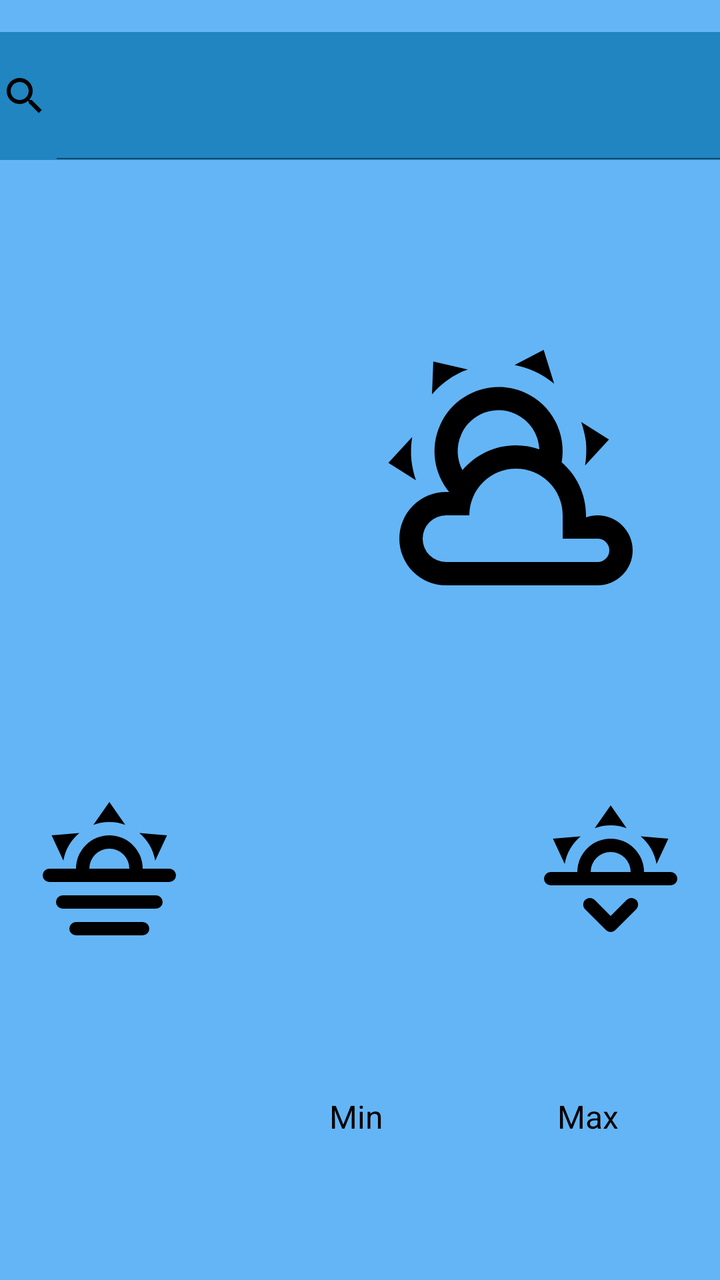
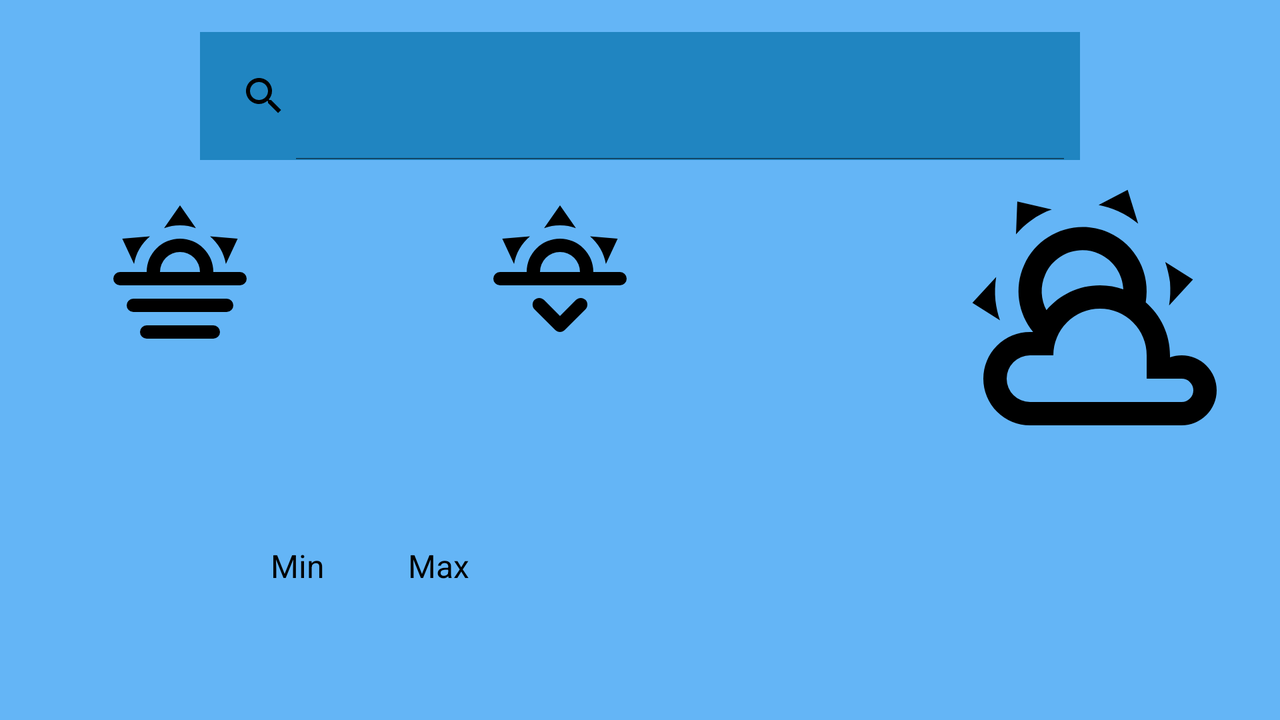

First picture: res/layout/ on a phone held upright. Second picture: the repository's own variant of that layout, on a device whose configuration matches the variant's folder. Source for both follows.
<!-- AndroidManifest.xml: application theme Theme.Pogodynka -->
<!-- res/layout/fragment_normal.xml -->
<?xml version="1.0" encoding="utf-8"?>
<androidx.constraintlayout.widget.ConstraintLayout xmlns:android="http://schemas.android.com/apk/res/android"
    xmlns:app="http://schemas.android.com/apk/res-auto"
    xmlns:tools="http://schemas.android.com/tools"
    android:layout_width="match_parent"
    android:layout_height="match_parent"
    android:background="#64b5f6">

    <ImageView
        android:id="@+id/imageView4"
        android:layout_width="80dp"
        android:layout_height="80dp"
        android:layout_marginStart="156dp"
        android:layout_marginBottom="20dp"
        app:layout_constraintBottom_toTopOf="@+id/textView5"
        app:layout_constraintEnd_toEndOf="parent"
        app:layout_constraintStart_toEndOf="@+id/imageView3"
        app:layout_constraintTop_toBottomOf="@+id/textViewDesc"
        tools:srcCompat="@drawable/ic_sunset_down" />

    <ImageView
        android:id="@+id/imageView3"
        android:layout_width="80dp"
        android:layout_height="80dp"
        android:layout_marginBottom="20dp"
        app:layout_constraintBottom_toTopOf="@+id/imageView2"
        app:layout_constraintEnd_toStartOf="@+id/imageView4"
        app:layout_constraintStart_toStartOf="parent"
        app:layout_constraintTop_toBottomOf="@+id/textViewDesc"
        tools:srcCompat="@drawable/ic_sunset" />

    <TextView
        android:id="@+id/textViewDate"
        android:layout_width="wrap_content"
        android:layout_height="wrap_content"
        android:layout_marginTop="100dp"
        android:layout_marginEnd="100dp"
        android:textColor="@android:color/black"
        android:textSize="18dp"
        app:layout_constraintEnd_toStartOf="@+id/textViewHour"
        app:layout_constraintStart_toStartOf="parent"
        app:layout_constraintTop_toTopOf="parent" />

    <TextView
        android:id="@+id/textViewHour"
        android:layout_width="wrap_content"
        android:layout_height="wrap_content"
        android:layout_marginStart="100dp"
        android:layout_marginTop="100dp"
        android:textColor="@android:color/black"
        android:textSize="18dp"
        app:layout_constraintEnd_toEndOf="parent"
        app:layout_constraintStart_toEndOf="@+id/textViewDate"
        app:layout_constraintTop_toTopOf="parent" />

    <TextView
        android:id="@+id/temperature"
        android:layout_width="wrap_content"
        android:layout_height="wrap_content"
        android:textColor="@android:color/black"
        android:textSize="62dp"
        app:layout_constraintBottom_toBottomOf="@+id/imageViewMainImage"
        app:layout_constraintEnd_toStartOf="@+id/imageViewMainImage"
        app:layout_constraintStart_toStartOf="parent"
        app:layout_constraintTop_toTopOf="@+id/imageViewMainImage" />

    <TextView
        android:id="@+id/textViewPress"
        android:layout_width="wrap_content"
        android:layout_height="wrap_content"
        android:layout_marginTop="8dp"
        android:textColor="@android:color/black"
        android:textSize="36dp"
        app:layout_constraintBottom_toBottomOf="@+id/textViewDesc"
        app:layout_constraintEnd_toStartOf="@+id/imageViewMainImage"
        app:layout_constraintStart_toStartOf="parent"
        app:layout_constraintTop_toBottomOf="@+id/temperature" />

    <TextView
        android:id="@+id/textViewDateSunup"
        android:layout_width="wrap_content"
        android:layout_height="wrap_content"
        android:layout_marginTop="8dp"
        android:textColor="@android:color/black"
        android:textSize="18dp"
        app:layout_constraintEnd_toEndOf="@+id/imageView3"
        app:layout_constraintStart_toStartOf="@+id/imageView3"
        app:layout_constraintTop_toBottomOf="@+id/imageView3" />

    <TextView
        android:id="@+id/textViewDateSundown"
        android:layout_width="wrap_content"
        android:layout_height="wrap_content"
        android:layout_marginTop="8dp"
        android:textColor="@android:color/black"
        android:textSize="18dp"
        app:layout_constraintEnd_toEndOf="@+id/imageView4"
        app:layout_constraintStart_toStartOf="@+id/imageView4"
        app:layout_constraintTop_toBottomOf="@+id/imageView4" />

    <ImageView
        android:id="@+id/imageViewMainImage"
        android:layout_width="140dp"
        android:layout_height="140dp"
        android:layout_marginTop="40dp"
        android:layout_marginEnd="32dp"
        app:layout_constraintEnd_toEndOf="parent"
        app:layout_constraintTop_toBottomOf="@+id/textViewHour"
        tools:srcCompat="@drawable/ic_sun_cloud" />

    <SearchView
        android:id="@+id/searchViewCity"
        style="@style/SearchViewStyle"
        android:layout_width="400dp"
        android:layout_height="64dp"
        android:layout_marginTop="16dp"
        android:background="#2085c1"
        android:orientation="horizontal"
        android:textAlignment="center"
        android:theme="@style/AppSearchView"
        app:layout_constraintEnd_toEndOf="parent"
        app:layout_constraintStart_toStartOf="parent"
        app:layout_constraintTop_toTopOf="parent" />

    <TextView
        android:id="@+id/textViewDesc"
        android:layout_width="180dp"
        android:layout_height="wrap_content"
        android:layout_marginTop="8dp"
        android:textAlignment="center"
        android:textColor="#000000"
        android:textSize="24dp"
        app:layout_constraintEnd_toEndOf="@+id/imageViewMainImage"
        app:layout_constraintStart_toStartOf="@+id/imageViewMainImage"
        app:layout_constraintTop_toBottomOf="@+id/imageViewMainImage" />

    <ImageView
        android:id="@+id/imageView2"
        android:layout_width="80dp"
        android:layout_height="80dp"
        android:layout_marginStart="32dp"
        android:layout_marginBottom="16dp"
        app:layout_constraintBottom_toBottomOf="parent"
        app:layout_constraintStart_toStartOf="parent"
        app:srcCompat="@drawable/ic_thermometer" />

    <TextView
        android:id="@+id/textViewTempMin"
        android:layout_width="wrap_content"
        android:layout_height="wrap_content"
        android:layout_marginEnd="25dp"
        android:textColor="#000000"
        android:textSize="18dp"
        app:layout_constraintBottom_toBottomOf="@+id/imageView2"
        app:layout_constraintEnd_toStartOf="@+id/textViewTempMax"
        app:layout_constraintStart_toEndOf="@+id/imageView2"
        app:layout_constraintTop_toTopOf="@+id/imageView2" />

    <TextView
        android:id="@+id/textViewTempMax"
        android:layout_width="wrap_content"
        android:layout_height="wrap_content"
        android:layout_marginStart="25dp"
        android:textColor="#000000"
        android:textSize="18dp"
        app:layout_constraintBottom_toBottomOf="@+id/imageView2"
        app:layout_constraintEnd_toEndOf="parent"
        app:layout_constraintStart_toEndOf="@+id/textViewTempMin"
        app:layout_constraintTop_toTopOf="@+id/imageView2" />

    <TextView
        android:id="@+id/textView4"
        android:layout_width="wrap_content"
        android:layout_height="wrap_content"
        android:text="Min"
        android:textColor="#000000"
        android:textSize="16dp"
        app:layout_constraintBottom_toTopOf="@+id/textViewTempMin"
        app:layout_constraintEnd_toEndOf="@+id/textViewTempMin"
        app:layout_constraintStart_toStartOf="@+id/textViewTempMin"
        app:layout_constraintTop_toTopOf="@+id/imageView2" />

    <TextView
        android:id="@+id/textView5"
        android:layout_width="wrap_content"
        android:layout_height="wrap_content"
        android:text="Max"
        android:textColor="#000000"
        android:textSize="16dp"
        app:layout_constraintBottom_toTopOf="@+id/textViewTempMax"
        app:layout_constraintEnd_toEndOf="@+id/textViewTempMax"
        app:layout_constraintStart_toStartOf="@+id/textViewTempMax"
        app:layout_constraintTop_toTopOf="@+id/imageView2" />

</androidx.constraintlayout.widget.ConstraintLayout>
<!-- resources referenced by this layout -->
<resources>
  <!-- drawable ic_sunset (drawable) -->
  <vector android:height="96dp" android:viewportHeight="24"
      android:viewportWidth="24" android:width="96dp" xmlns:android="http://schemas.android.com/apk/res/android">
      <path android:fillColor="#FF000000" android:pathData="M3,12H7A5,5 0,0 1,12 7A5,5 0,0 1,17 12H21A1,1 0,0 1,22 13A1,1 0,0 1,21 14H3A1,1 0,0 1,2 13A1,1 0,0 1,3 12M5,16H19A1,1 0,0 1,20 17A1,1 0,0 1,19 18H5A1,1 0,0 1,4 17A1,1 0,0 1,5 16M17,20A1,1 0,0 1,18 21A1,1 0,0 1,17 22H7A1,1 0,0 1,6 21A1,1 0,0 1,7 20H17M15,12A3,3 0,0 0,12 9A3,3 0,0 0,9 12H15M12,2L14.39,5.42C13.65,5.15 12.84,5 12,5C11.16,5 10.35,5.15 9.61,5.42L12,2M3.34,7L7.5,6.65C6.9,7.16 6.36,7.78 5.94,8.5C5.5,9.24 5.25,10 5.11,10.79L3.34,7M20.65,7L18.88,10.79C18.74,10 18.47,9.23 18.05,8.5C17.63,7.78 17.1,7.15 16.5,6.64L20.65,7Z"/>
  </vector>
  <!-- drawable ic_sunset_down (drawable) -->
  <vector android:height="96dp" android:viewportHeight="24"
      android:viewportWidth="24" android:width="96dp" xmlns:android="http://schemas.android.com/apk/res/android">
      <path android:fillColor="#FF000000" android:pathData="M3,12H7A5,5 0,0 1,12 7A5,5 0,0 1,17 12H21A1,1 0,0 1,22 13A1,1 0,0 1,21 14H3A1,1 0,0 1,2 13A1,1 0,0 1,3 12M15,12A3,3 0,0 0,12 9A3,3 0,0 0,9 12H15M12,2L14.39,5.42C13.65,5.15 12.84,5 12,5C11.16,5 10.35,5.15 9.61,5.42L12,2M3.34,7L7.5,6.65C6.9,7.16 6.36,7.78 5.94,8.5C5.5,9.24 5.25,10 5.11,10.79L3.34,7M20.65,7L18.88,10.79C18.74,10 18.47,9.23 18.05,8.5C17.63,7.78 17.1,7.15 16.5,6.64L20.65,7M12.71,20.71L15.82,17.6C16.21,17.21 16.21,16.57 15.82,16.18C15.43,15.79 14.8,15.79 14.41,16.18L12,18.59L9.59,16.18C9.2,15.79 8.57,15.79 8.18,16.18C7.79,16.57 7.79,17.21 8.18,17.6L11.29,20.71C11.5,20.9 11.74,21 12,21C12.26,21 12.5,20.9 12.71,20.71Z"/>
  </vector>
  <style name="AppSearchView" parent="Widget.AppCompat.SearchView">
          <item name="android:textAlignment">center</item>
          <item name="android:textColorPrimary">@color/black</item>
          <item name="android:tint">@color/black</item>
          <item name="android:textColor">@color/black</item>
          <item name="android:textSize">20dp</item>
          <item name="android:textStyle">bold</item>
          <item name="android:queryBackground">@android:color/transparent</item>
      </style>
  <style name="SearchViewStyle" parent="Widget.AppCompat.Light.SearchView">
          <item name="android:iconifiedByDefault">false</item>
  
      </style>
  <style name="Theme.Pogodynka" parent="Theme.MaterialComponents.DayNight.DarkActionBar">
          
          <item name="colorPrimary">@color/purple_500</item>
          <item name="colorPrimaryVariant">@color/purple_700</item>
          <item name="colorOnPrimary">@color/white</item>
          
          <item name="colorSecondary">@color/teal_200</item>
          <item name="colorSecondaryVariant">@color/teal_700</item>
          <item name="colorOnSecondary">@color/black</item>
          
          <item name="android:statusBarColor" tools:targetApi="l">?attr/colorPrimaryVariant</item>
          
      </style>
</resources>
<!-- res/layout-land/fragment_normal.xml (the repository's variant of the layout above) -->
<!-- drawn on the phone turned sideways -->
<?xml version="1.0" encoding="utf-8"?>
<androidx.constraintlayout.widget.ConstraintLayout xmlns:android="http://schemas.android.com/apk/res/android"
    xmlns:app="http://schemas.android.com/apk/res-auto"
    xmlns:tools="http://schemas.android.com/tools"
    android:layout_width="match_parent"
    android:layout_height="match_parent"
    android:background="#64b5f6">

    <ImageView
        android:id="@+id/imageView4"
        android:layout_width="80dp"
        android:layout_height="80dp"
        android:layout_marginStart="40dp"
        android:layout_marginTop="16dp"
        app:layout_constraintEnd_toStartOf="@+id/temperature"
        app:layout_constraintStart_toEndOf="@+id/imageView3"
        app:layout_constraintTop_toBottomOf="@+id/searchViewCity"
        tools:srcCompat="@drawable/ic_sunset_down" />

    <ImageView
        android:id="@+id/imageView3"
        android:layout_width="80dp"
        android:layout_height="80dp"
        android:layout_marginTop="16dp"
        android:layout_marginEnd="20dp"
        app:layout_constraintEnd_toStartOf="@+id/imageView4"
        app:layout_constraintStart_toStartOf="parent"
        app:layout_constraintTop_toBottomOf="@+id/searchViewCity"
        tools:srcCompat="@drawable/ic_sunset" />

    <TextView
        android:id="@+id/textViewDate"
        android:layout_width="wrap_content"
        android:layout_height="wrap_content"
        android:layout_marginTop="40dp"
        android:textColor="@android:color/black"
        android:textSize="18dp"
        app:layout_constraintEnd_toStartOf="@+id/searchViewCity"
        app:layout_constraintStart_toStartOf="parent"
        app:layout_constraintTop_toTopOf="parent" />

    <TextView
        android:id="@+id/textViewHour"
        android:layout_width="wrap_content"
        android:layout_height="wrap_content"
        android:layout_marginTop="40dp"
        android:textColor="@android:color/black"
        android:textSize="18dp"
        app:layout_constraintEnd_toEndOf="parent"
        app:layout_constraintStart_toEndOf="@+id/searchViewCity"
        app:layout_constraintTop_toTopOf="parent" />

    <TextView
        android:id="@+id/temperature"
        android:layout_width="wrap_content"
        android:layout_height="wrap_content"
        android:layout_marginStart="40dp"
        android:layout_marginEnd="20dp"
        android:textColor="@android:color/black"
        android:textSize="62dp"
        app:layout_constraintBottom_toBottomOf="@+id/imageViewMainImage"
        app:layout_constraintEnd_toStartOf="@+id/imageViewMainImage"
        app:layout_constraintStart_toEndOf="@+id/imageView4"
        app:layout_constraintTop_toTopOf="@+id/imageViewMainImage" />

    <TextView
        android:id="@+id/textViewPress"
        android:layout_width="wrap_content"
        android:layout_height="wrap_content"
        android:layout_marginStart="20dp"
        android:textColor="@android:color/black"
        android:textSize="36dp"
        app:layout_constraintEnd_toStartOf="@+id/textViewDesc"
        app:layout_constraintHorizontal_bias="0.495"
        app:layout_constraintStart_toEndOf="@+id/imageView4"
        app:layout_constraintTop_toBottomOf="@+id/temperature" />

    <TextView
        android:id="@+id/textViewDateSunup"
        android:layout_width="wrap_content"
        android:layout_height="wrap_content"
        android:layout_marginTop="8dp"
        android:textColor="@android:color/black"
        android:textSize="18dp"
        app:layout_constraintEnd_toEndOf="@+id/imageView3"
        app:layout_constraintStart_toStartOf="@+id/imageView3"
        app:layout_constraintTop_toBottomOf="@+id/imageView3" />

    <TextView
        android:id="@+id/textViewDateSundown"
        android:layout_width="wrap_content"
        android:layout_height="wrap_content"
        android:layout_marginTop="8dp"
        android:textColor="@android:color/black"
        android:textSize="18dp"
        app:layout_constraintEnd_toEndOf="@+id/imageView4"
        app:layout_constraintStart_toStartOf="@+id/imageView4"
        app:layout_constraintTop_toBottomOf="@+id/imageView4" />

    <ImageView
        android:id="@+id/imageViewMainImage"
        android:layout_width="140dp"
        android:layout_height="140dp"
        android:layout_marginTop="20dp"
        android:layout_marginEnd="20dp"
        app:layout_constraintEnd_toEndOf="parent"
        app:layout_constraintTop_toBottomOf="@+id/textViewHour"
        tools:srcCompat="@drawable/ic_sun_cloud" />

    <SearchView
        android:id="@+id/searchViewCity"
        style="@style/SearchViewStyle"
        android:layout_width="440dp"
        android:layout_height="64dp"
        android:layout_marginTop="16dp"
        android:background="#2085c1"
        android:orientation="horizontal"
        android:textAlignment="center"
        android:theme="@style/AppSearchView"
        app:layout_constraintEnd_toEndOf="parent"
        app:layout_constraintStart_toStartOf="parent"
        app:layout_constraintTop_toTopOf="parent" />

    <TextView
        android:id="@+id/textViewDesc"
        android:layout_width="180dp"
        android:layout_height="wrap_content"
        android:layout_marginTop="8dp"
        android:textAlignment="center"
        android:textColor="#000000"
        android:textSize="24dp"
        app:layout_constraintEnd_toEndOf="@+id/imageViewMainImage"
        app:layout_constraintStart_toStartOf="@+id/imageViewMainImage"
        app:layout_constraintTop_toBottomOf="@+id/imageViewMainImage" />

    <ImageView
        android:id="@+id/imageView2"
        android:layout_width="80dp"
        android:layout_height="80dp"
        android:layout_marginStart="48dp"
        android:layout_marginBottom="8dp"
        app:layout_constraintBottom_toBottomOf="parent"
        app:layout_constraintStart_toStartOf="parent"
        app:srcCompat="@drawable/ic_thermometer" />

    <TextView
        android:id="@+id/textViewTempMin"
        android:layout_width="wrap_content"
        android:layout_height="wrap_content"
        android:layout_marginEnd="25dp"
        android:textColor="#000000"
        android:textSize="18dp"
        app:layout_constraintBottom_toBottomOf="@+id/imageView2"
        app:layout_constraintEnd_toStartOf="@+id/textViewTempMax"
        app:layout_constraintStart_toEndOf="@+id/imageView2"
        app:layout_constraintTop_toBottomOf="@+id/textView4" />

    <TextView
        android:id="@+id/textViewTempMax"
        android:layout_width="wrap_content"
        android:layout_height="wrap_content"
        android:layout_marginStart="25dp"
        android:layout_marginEnd="400dp"
        android:textColor="#000000"
        android:textSize="18dp"
        app:layout_constraintBottom_toBottomOf="@+id/imageView2"
        app:layout_constraintEnd_toEndOf="parent"
        app:layout_constraintStart_toEndOf="@+id/textViewTempMin"
        app:layout_constraintTop_toBottomOf="@+id/textView5" />

    <TextView
        android:id="@+id/textView4"
        android:layout_width="wrap_content"
        android:layout_height="wrap_content"
        android:text="Min"
        android:textColor="#000000"
        android:textSize="16dp"
        app:layout_constraintEnd_toEndOf="@+id/textViewTempMin"
        app:layout_constraintStart_toStartOf="@+id/textViewTempMin"
        app:layout_constraintTop_toTopOf="@+id/imageView2" />

    <TextView
        android:id="@+id/textView5"
        android:layout_width="wrap_content"
        android:layout_height="wrap_content"
        android:text="Max"
        android:textColor="#000000"
        android:textSize="16dp"
        app:layout_constraintEnd_toEndOf="@+id/textViewTempMax"
        app:layout_constraintStart_toStartOf="@+id/textViewTempMax"
        app:layout_constraintTop_toTopOf="@+id/imageView2" />

</androidx.constraintlayout.widget.ConstraintLayout>
